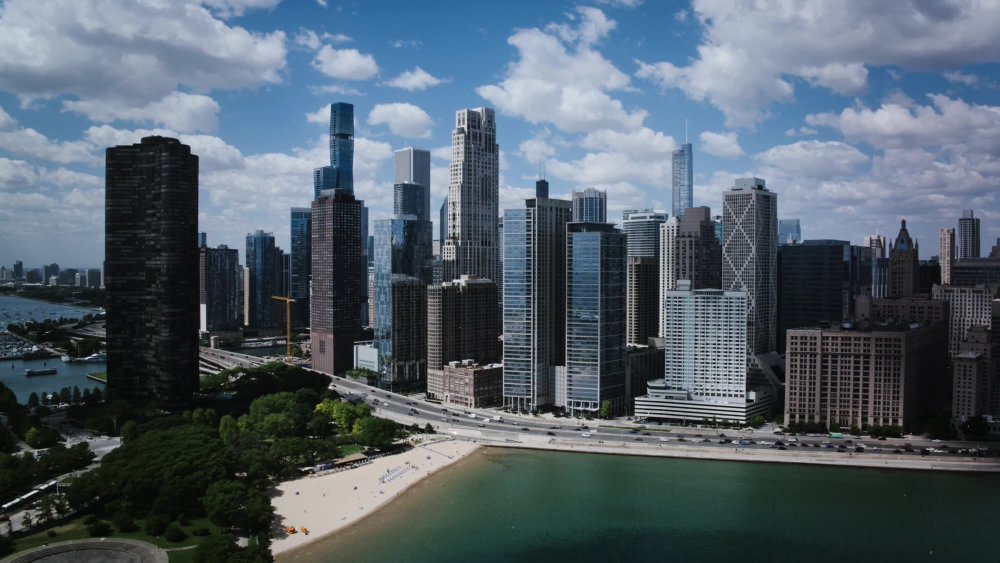
#> input picture design/assets/img2/aerial.jpg, 2000 x 1125 px, given in place of gpt_facade_4.png, which was not available (shown at 1/2 size)
$ python refl.py ../../assets/img2/aerial.jpg 1.0 1.0
#> lines starting #> are read from the running program, lines starting #| are printed output that depends on the picture; after the words box and inside, x2 and y2 are one past the last pixel; in counts of white or black regions, pixels touching at a corner belong together
import cv2, numpy as np, sys
A=cv2.imread('/home/claude/v15/gpt/gpt_facade_4.png'); H,W=A.shape[:2]
#> further down, A is the input picture: shape (1125, 2000, 3); mean B, G, R 105.6, 95.2, 82.2
#> after `H, W = A.shape[:2]`: H = 1125; W = 2000
g=cv2.cvtColor(A,cv2.COLOR_BGR2GRAY).astype(np.float32)
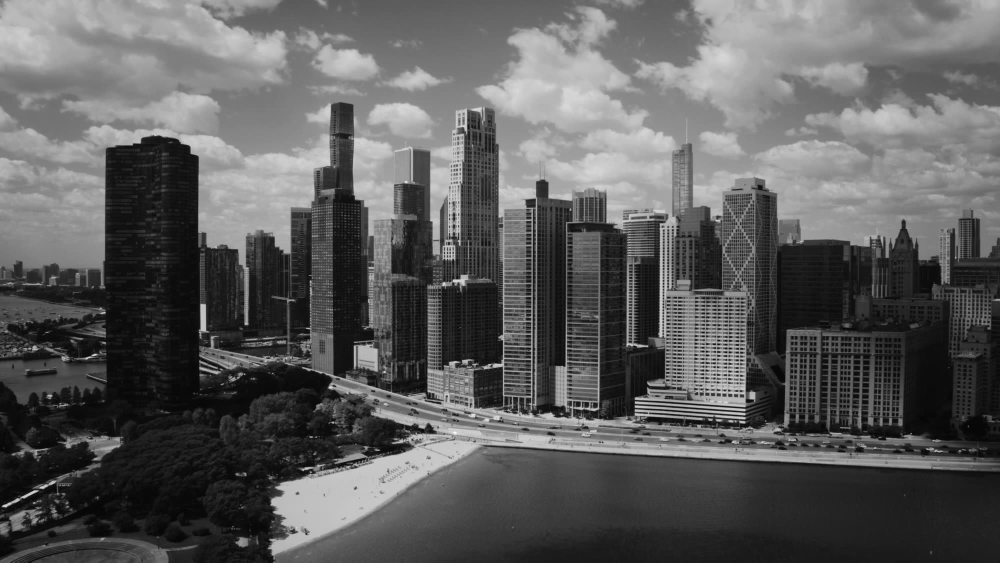
#> g: shape (1125, 2000) float32 (shown at 1/2 size); min 0, max 254, mean 92.5
colsA=[(0,177),(233,429),(483,680),(741,977),(1035,1238),(1301,1379),(1438,1641)]
rowsA=[(0,208),(319,569),(678,906)]
plate=cv2.imread(sys.argv[1] if len(sys.argv)>1 else 'refl_plate_1.png')
R=float(sys.argv[2]) if len(sys.argv)>2 else 0.42      # reflectance
ZOOM=float(sys.argv[3]) if len(sys.argv)>3 else 1.12
plate=cv2.flip(plate,1)                                 # mirror
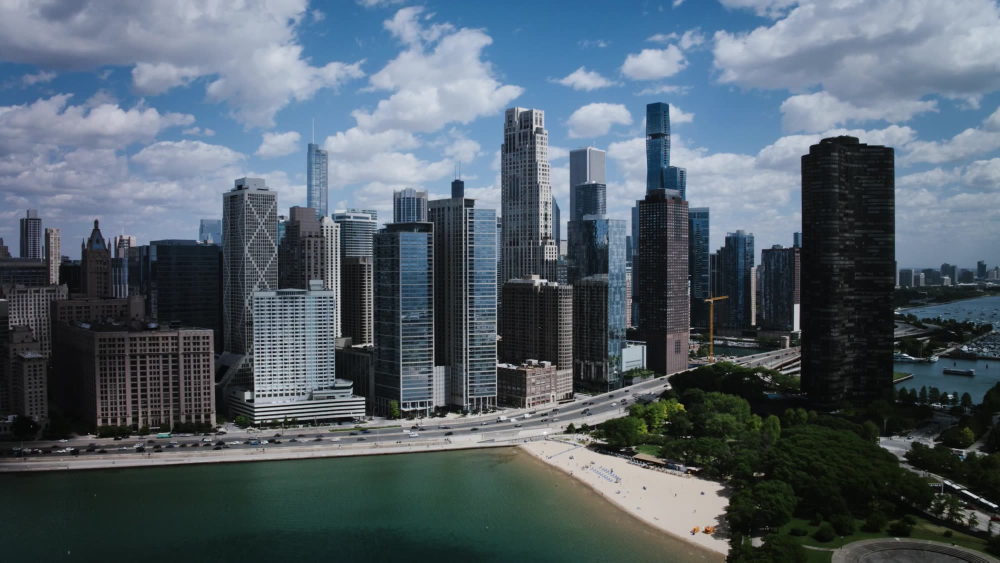
#> plate: shape (1125, 2000, 3) (shown at 1/2 size); mean B, G, R 105.6, 95.2, 82.2
ph,pw=plate.shape[:2]
#> ph = 1125; pw = 2000
s=max(W/pw,H/ph)*ZOOM
#> s = 1
P=cv2.resize(plate,(int(pw*s)+2,int(ph*s)+2),interpolation=cv2.INTER_AREA)
oy=(P.shape[0]-H)//2; ox=(P.shape[1]-W)//2
#> after `oy = (P.shape[0] - H) // 2`: oy = 1
#> after `ox = (P.shape[1] - W) // 2`: ox = 1
rng=np.random.RandomState(11)
out=A.astype(np.float32).copy()
mask_all=np.zeros((H,W),np.float32)
for (x0,x1) in colsA:
    for (y0,y1) in rowsA:
        w=g[y0:y1,x0:x1]
        cp=np.percentile(w,85,axis=0); rp=np.percentile(w,85,axis=1)
        bc=cp<10; br=rp<10
        # frame bars: dilate by 1
        bc=np.convolve(bc.astype(float),[1,1,1],'same')>0; br=np.convolve(br.astype(float),[1,1,1],'same')>0
        # edges of partial windows touching the image border are not frames
        m=np.ones((y1-y0,x1-x0),np.float32); m[:,bc]=0; m[br,:]=0
        # panes = connected components of m
        n,lab=cv2.connectedComponents((m>0).astype(np.uint8))
        for k in range(1,n):
            pm=(lab==k)
            ys,xs=np.where(pm)
            if len(ys)<50: continue
            # per-pane micro offset / scale (real panes are not perfectly coplanar)
            dx,dy=rng.uniform(-4,4),rng.uniform(-3,3); sc=1+rng.uniform(-0.012,0.012)
            py0,py1,px0,px1=ys.min(),ys.max()+1,xs.min(),xs.max()+1
            cy,cx=(y0+(py0+py1)/2),(x0+(px0+px1)/2)
            M=np.float32([[sc,0,(1-sc)*cx+dx+ox],[0,sc,(1-sc)*cy+dy+oy]])
            # sample plate for this pane region
            gx,gy=np.meshgrid(np.arange(x0+px0,x0+px1,dtype=np.float32),np.arange(y0+py0,y0+py1,dtype=np.float32))
            mx=((gx-cx)/sc+cx+dx+ox).astype(np.float32); my=((gy-cy)/sc+cy+dy+oy).astype(np.float32)
            ref=cv2.remap(P,mx,my,cv2.INTER_LINEAR,borderMode=cv2.BORDER_REFLECT).astype(np.float32)
            ref=cv2.GaussianBlur(ref,(0,0),1.1)
            ref=255.0*np.power(ref/255.0,1.3)
            # glass: dark base + tinted reflection + faint vertical sheen
            hh=py1-py0; tt=np.linspace(0,1,hh)[:,None,None]
            base=np.array([13,10,8],np.float32)*(1.0+0.35*(1-tt))     # BGR deep blue-black, a bit lighter at the top
            tint=np.array([1.04,1.0,0.86],np.float32)                    # slight cool/teal glass
            glass=base+ref*tint*R
            reg=out[y0+py0:y0+py1, x0+px0:x0+px1]
            pmm=pm[py0:py1,px0:px1].astype(np.float32)[...,None]
            reg[:]=reg*(1-pmm)+glass*pmm
            mask_all[y0+py0:y0+py1, x0+px0:x0+px1]=np.maximum(mask_all[y0+py0:y0+py1, x0+px0:x0+px1],pmm[...,0])
#> m: shape (228, 203) float32; every value is 1
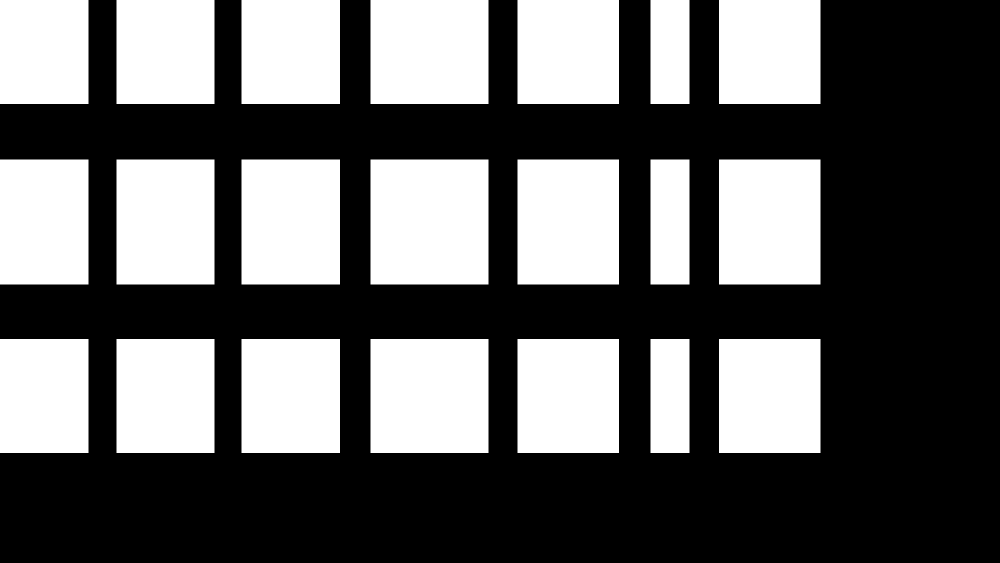
#> mask_all: shape (1125, 2000) float32 (shown at 1/2 size); values 0 (black) and 1 (white), 39.3% white; 21 white regions, largest, box (x1, y1, x2, y2) and area: (741, 319, 977, 569) 59000, (741, 678, 977, 906) 53808, (1035, 319, 1238, 569) 50750
#> pm: shape (228, 203) bool; every value is 1
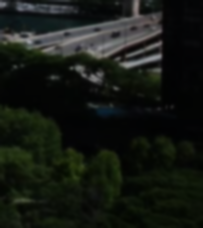
#> ref: shape (228, 203, 3) float32; mean B, G, R 20, 25.8, 21.8
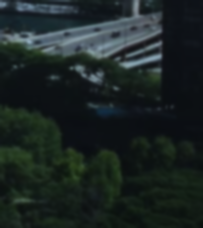
#> reg: shape (228, 203, 3) float32; mean B, G, R 36.1, 37.6, 28.2
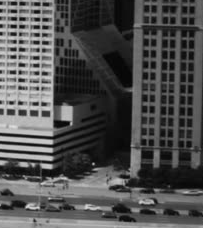
#> w: shape (228, 203) float32; min 2, max 224, mean 79.4
out=np.clip(out,0,255).astype(np.uint8)
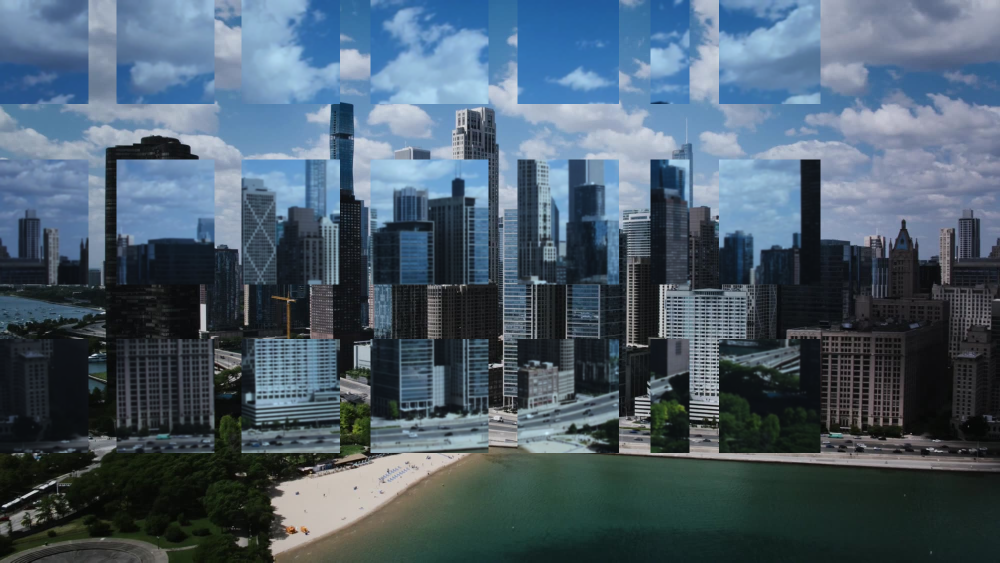
#> out: shape (1125, 2000, 3) (shown at 1/2 size); mean B, G, R 107, 92.5, 74.9
cv2.imwrite('v4_refl.png',out); cv2.imwrite('glass_mask.png',(mask_all*255).astype(np.uint8))

$ run again, on design/assets/img2/art_w.jpg
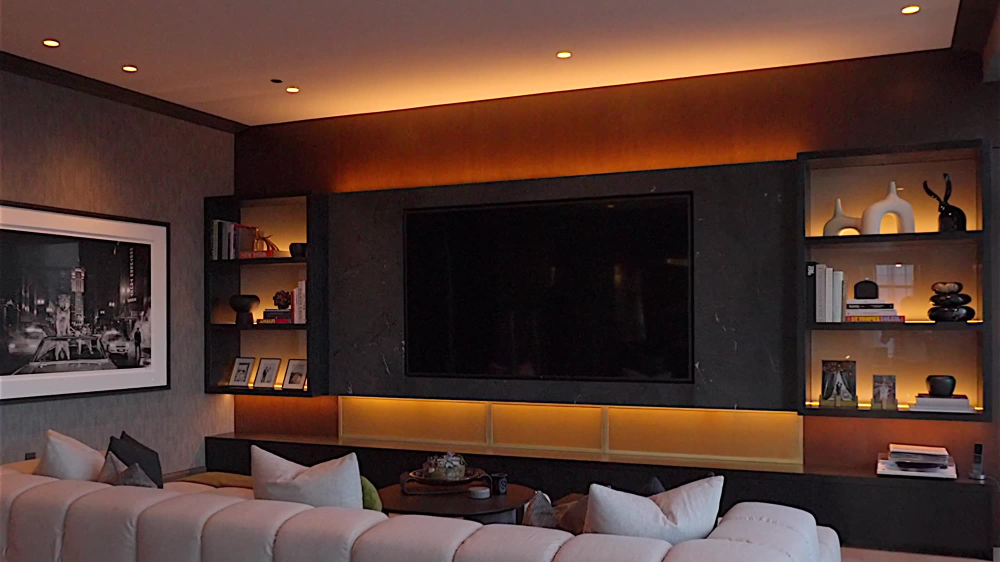
#> input picture design/assets/img2/art_w.jpg, 2000 x 1124 px, given in place of gpt_facade_4.png, which was not available (shown at 1/2 size)
#> A is the input picture: shape (1124, 2000, 3); mean B, G, R 49, 57.8, 84.5
#> after the loop `for (x0,x1) in colsA:`:
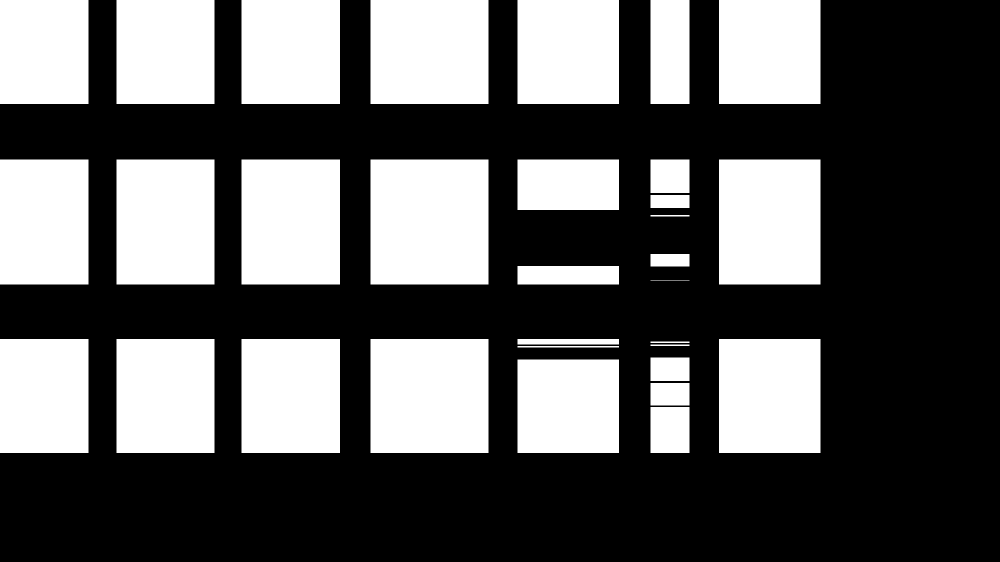
#> mask_all: shape (1124, 2000) float32 (shown at 1/2 size); values 0 (black) and 1 (white), 37.5% white; 32 white regions, largest, box (x1, y1, x2, y2) and area: (741, 319, 977, 569) 59000, (741, 678, 977, 906) 53808, (1438, 319, 1641, 569) 50750
#> `out=np.clip(out,0,255).astype(np.uint8)`:
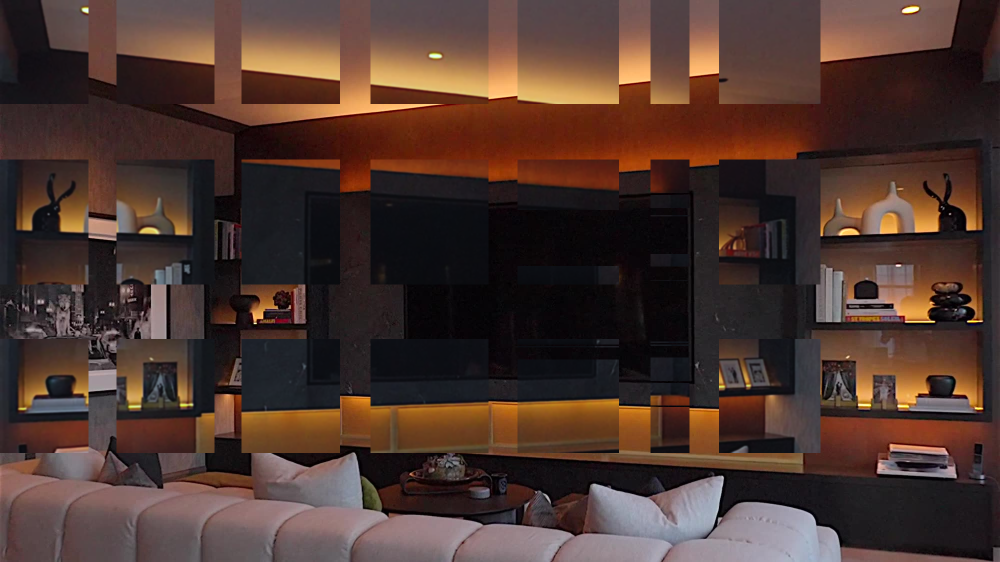
#> out: shape (1124, 2000, 3) (shown at 1/2 size); mean B, G, R 47.3, 54.5, 76.9
